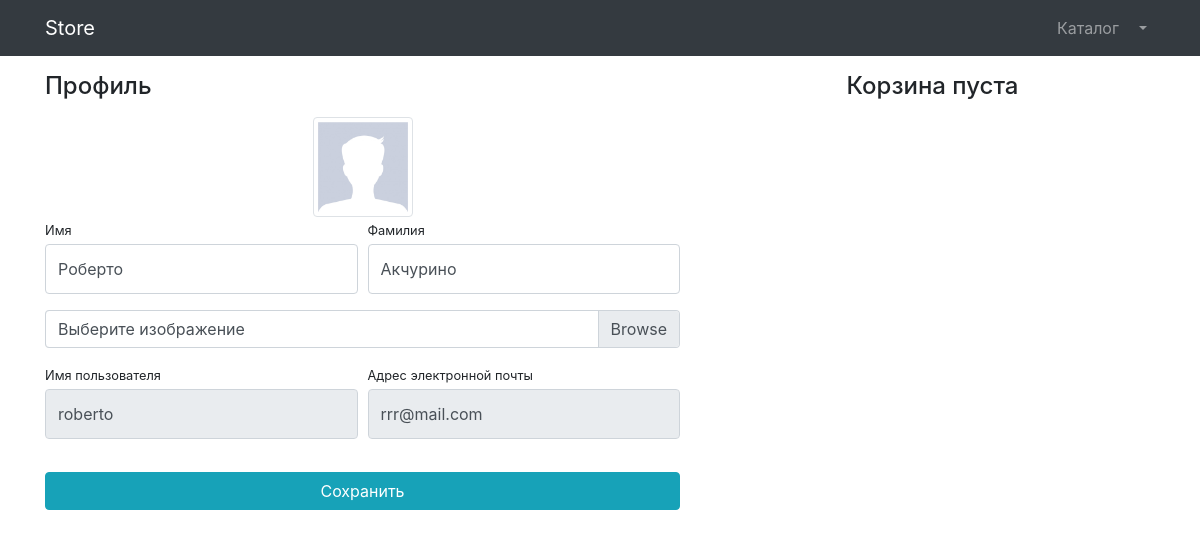
Screenshot of /users/profile/25/ (signed in) with the database file from the repository.
### users/models.py (models this page shows)
class User(AbstractUser):
    image = models.ImageField(upload_to='users_images', null=True, blank=True)
    is_verified_email = models.BooleanField(default=False)

### users/views.py (the view, shortened to what this page needs)
# urls.py: path('profile/<int:pk>/', login_required(UserProfileView.as_view()), name='profile'),
class UserProfileView(TitleMixin, UpdateView):
    model = User
    form_class = UserProfileForm
    template_name = 'users/profile.html'
    title = 'Store - Личный кабинет'

### users/forms.py
class UserProfileForm(UserChangeForm):
    first_name = forms.CharField(widget=forms.TextInput(attrs={'class': 'form-control py-4'}))
    last_name = forms.CharField(widget=forms.TextInput(attrs={'class': 'form-control py-4'}))
    image = forms.ImageField(widget=forms.FileInput(attrs={'class': 'custom-file-label'}), required=False)
    username = forms.CharField(widget=forms.TextInput(attrs={'class': 'form-control py-4', 'readonly': True}))
    email = forms.CharField(widget=forms.TextInput(attrs={'class': 'form-control py-4', 'readonly': True}))
    class Meta:
        model = User
        fields = ('first_name', 'last_name', 'image', 'username', 'email')

### common/views.py (called while the page is built)
    def get_context_data(self, **kwargs):
        context = super(TitleMixin, self).get_context_data(**kwargs)
        context['title'] = self.title
        return context

### products/context_processors.py (called while the page is built)
def baskets(request):
    user = request.user
    return {'baskets': Basket.objects.filter(user=user) if user.is_authenticated else []}

### users/templates/users/profile.html (shortened to what this page needs)
{% extends 'products/base.html' %}
{% load static %}
{% block css %}
    <link href="{% static '/vendor/css/profile.css'%}" rel="stylesheet">
{% endblock %}
{% block content%}
    <div class="container">
        <div class="row">
            <div class="col-lg-7">
                <h4 class="mt-3 mb-3">Профиль</h4>
                <div class="col-lg-12 text-center">
                    <img width="100" height="100"
                         src="{% if user.image %} {{ user.image.url }} {% else %}  {% static 'vendor/img/users/default_avatar.jpg'%} {% endif %}"
                         class="img-thumbnail">
                </div>
                <form action="{% url 'users:profile' user.id %}" method="post" enctype="multipart/form-data">
                    <div class="form-row">
                        <div class="col-lg-6">
                            <div class="form-group">
                                <label class="small mb-1" for="{{ form.first_name.id_for_label }}">Имя</label>
                                {{ form.first_name }}
                            </div>
                        </div>
                        <div class="col-lg-6">
                            <div class="form-group">
                                <label class="small mb-1" for="{{ form.last_name.id_for_label }}">Фамилия</label>
                                {{ form.last_name }}
                            </div>
                        </div>
                    </div>
                    <div class="form-row mb-2">
                        <div class="col-lg-12">
                            <div class="custom-file">
                                <label class="custom-file-label" for="{{ form.image.id_for_label }}">Выберите
                                    изображение</label>
                            </div>
                        </div>
                    </div>
                    <div class="form-row">
                        <div class="col-lg-6">
                            <label class="small mb-1" for="{{ form.username.id_for_label }}">Имя пользователя</label>
                            {{ form.username }}
                        </div>
                        <div class="col-lg-6">
                            <label class="small mb-1" for="{{ form.email.id_for_label }}">Адрес электронной
                                почты</label>
                            {{ form.email }}
                        </div>
                    </div>
                    <div class="form-row">
                        <div class="col-lg-12" style="margin-top: 33px;">
                            <input class="btn btn-info btn-block" type="submit" value="Сохранить">
                        </div>
                    </div>
                </form>
            </div>
            <div class="col-lg-5">
                {% include 'products/baskets.html' %}
            </div>
        </div>
    </div>
{% endblock%}

### rows the page displays
User: first_name "Роберто", last_name "Акчурино", username "roberto", email "rrr@mail.com"
